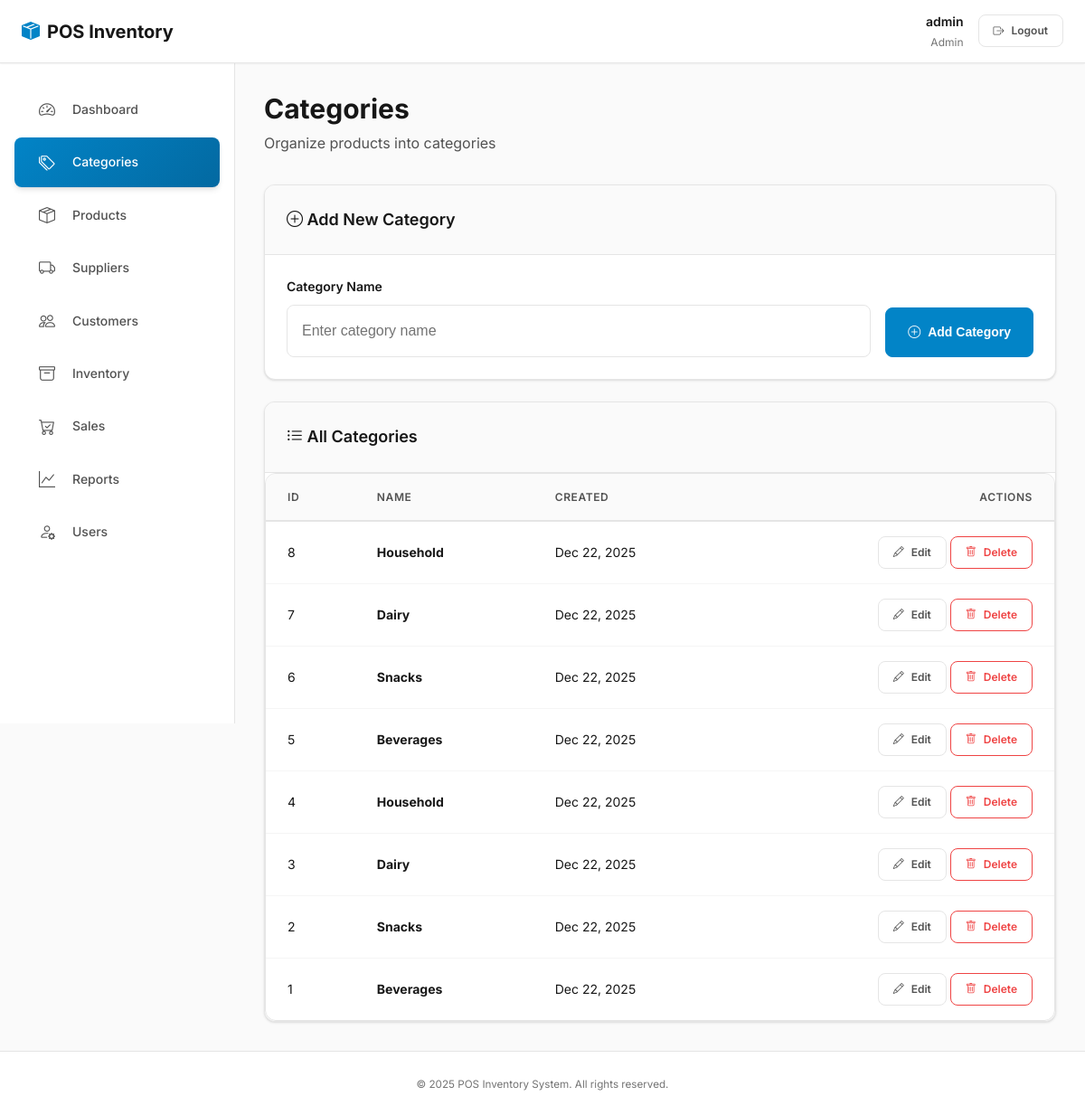
The page /index.php?page=categories (signed in) on the database its author committed.
### tables this page shows
CREATE TABLE `categories` (
  `category_id` int(11) NOT NULL,
  `category_name` varchar(100) NOT NULL,
  `created_at` timestamp NOT NULL DEFAULT current_timestamp()
);

### functions.php (called while the page is built, shortened)
<?php
function sanitize($value)
{
    return htmlspecialchars(trim((string)$value), ENT_QUOTES, 'UTF-8');
}
function is_logged_in()
{
    return !empty($_SESSION['user']);
}
function current_user()
{
    return $_SESSION['user'] ?? null;
}

### modules/categories.php (the view, shortened to what this page needs)
<?php
$editItem = null;
$categories = $conn->query('SELECT * FROM categories ORDER BY category_id DESC')->fetch_all(MYSQLI_ASSOC);
?>
<main>
    <div class="page-header">
        <h1 class="page-title">Categories</h1>
        <p class="page-subtitle">Organize products into categories</p>
    </div>
    <div class="card mb-4">
        <div class="card-header">
            <i class="bi bi-plus-circle"></i> <?php echo $editItem ? 'Edit Category' : 'Add New Category'; ?>
        </div>
        <div class="card-body">
            <form method="post" style="display: flex; gap: var(--spacing-md); align-items: flex-end; flex-wrap: wrap;">
                <div class="form-group" style="flex: 1; min-width: 250px; margin-bottom: 0;">
                    <label class="form-label">Category Name</label>
                    <input class="form-control" type="text" name="category_name" required value="<?php echo sanitize($editItem['category_name'] ?? ''); ?>" placeholder="Enter category name">
                </div>
                <div style="display: flex; gap: var(--spacing-md);">
                    <button class="btn btn-primary" type="submit">
                        <i class="bi bi-<?php echo $editItem ? 'check-circle' : 'plus-circle'; ?>"></i>
                        <?php echo $editItem ? 'Update' : 'Add Category'; ?>
                    </button>
                </div>
            </form>
        </div>
    </div>
    <div class="card">
        <div class="card-header">
            <i class="bi bi-list-ul"></i> All Categories
        </div>
        <div class="card-body" style="padding: 0;">
            <div class="table-container">
                <table class="table table-hover align-middle">
                    <thead>
                        <tr>
                            <th>ID</th>
                            <th>Name</th>
                            <th>Created</th>
                            <th class="text-end">Actions</th>
                        </tr>
                    </thead>
                    <tbody>
                        <?php if (empty($categories)): ?>
                            <tr>
                                <td colspan="4" class="text-center text-muted" style="padding: var(--spacing-2xl);">
                                    <i class="bi bi-inbox" style="font-size: var(--font-size-3xl); display: block; margin-bottom: var(--spacing-md); opacity: 0.5;"></i>
                                    No categories found. Add your first category above.
                                </td>
                            </tr>
                        <?php else: ?>
                            <?php foreach ($categories as $cat): ?>
                                <tr>
                                    <td><?php echo $cat['category_id']; ?></td>
                                    <td><strong><?php echo sanitize($cat['category_name']); ?></strong></td>
                                    <td><?php echo date('M d, Y', strtotime($cat['created_at'])); ?></td>
                                    <td class="text-end">
                                        <a class="btn btn-sm btn-outline-secondary" href="index.php?page=categories&edit=<?php echo $cat['category_id']; ?>">
                                            <i class="bi bi-pencil"></i> Edit
                                        </a>
                                        <a class="btn btn-sm btn-outline-danger" href="index.php?page=categories&delete=<?php echo $cat['category_id']; ?>" onclick="return confirm('Are you sure you want to delete this category?');">
                                            <i class="bi bi-trash"></i> Delete
                                        </a>
                                    </td>
                                </tr>
                            <?php endforeach; ?>
                        <?php endif; ?>
                    </tbody>
                </table>
            </div>
        </div>
    </div>
</main>

### includes/header.php (shortened to what this page needs)
<!DOCTYPE html>
<html lang="en">
<head>
    <link href="https://cdn.jsdelivr.net/npm/bootstrap-icons@1.11.3/font/bootstrap-icons.css" rel="stylesheet">
    <link rel="stylesheet" href="style.css">
</head>
<body>
<div class="app-wrapper">
<header class="navbar">
    <div class="navbar-brand">
        <i class="bi bi-box-seam-fill"></i>
        <span>POS Inventory</span>
    </div>
    <?php if (is_logged_in()): ?>
        <div class="navbar-user">
            <div class="user-info">
                <span class="user-name"><?php echo sanitize(current_user()['username']); ?></span>
                <span class="user-role"><?php echo sanitize(current_user()['role']); ?></span>
            </div>
            <a class="btn btn-outline-secondary btn-sm" href="index.php?page=logout">
                <i class="bi bi-box-arrow-right"></i>
                <span>Logout</span>
            </a>
        </div>
    <?php endif; ?>
</header>

### index.php (shortened to what this page needs)
<?php
$page = isset($_GET['page']) ? $_GET['page'] : 'dashboard';
include __DIR__ . '/includes/header.php';
?>
<div class="app-content-wrapper">
    <?php include __DIR__ . '/includes/nav.php'; ?>
    <div style="flex: 1; display: flex; flex-direction: column;">
        <div style="flex: 1;">
            <?php
            $allowedModules = [
                'dashboard',
                'categories',
                'products',
                'suppliers',
                'customers',
                'inventory',
                'sales',
                'reports',
                'users',
            ];
            if (in_array($page, $allowedModules, true)) {
                include __DIR__ . '/modules/' . $page . '.php';
            } else {
                echo '<main><div class="page-header"><h1 class="page-title">Page not found</h1></div></main>';
            }
            ?>
        </div>
    </div>
</div>
<?php
include __DIR__ . '/includes/footer.php';

### includes/nav.php
<?php if (is_logged_in()): ?>
<aside class="sidebar">
    <?php
    $pages = [
        'dashboard' => ['label' => 'Dashboard', 'icon' => 'bi-speedometer2'],
        'categories' => ['label' => 'Categories', 'icon' => 'bi-tags'],
        'products' => ['label' => 'Products', 'icon' => 'bi-box-seam'],
        'suppliers' => ['label' => 'Suppliers', 'icon' => 'bi-truck'],
        'customers' => ['label' => 'Customers', 'icon' => 'bi-people'],
        'inventory' => ['label' => 'Inventory', 'icon' => 'bi-archive'],
        'sales' => ['label' => 'Sales', 'icon' => 'bi-cart-check'],
        'reports' => ['label' => 'Reports', 'icon' => 'bi-graph-up'],
        'users' => ['label' => 'Users', 'icon' => 'bi-person-gear'],
    ];
    $current = isset($_GET['page']) ? $_GET['page'] : 'dashboard';
    ?>
    <ul class="sidebar-list">
        <?php foreach ($pages as $key => $meta): ?>
            <li>
                <a href="index.php?page=<?php echo $key; ?>"
                   class="list-group-item <?php echo $current === $key ? 'active' : ''; ?>">
                    <i class="bi <?php echo $meta['icon']; ?>"></i>
                    <span><?php echo $meta['label']; ?></span>
                </a>
            </li>
        <?php endforeach; ?>
    </ul>
</aside>
<?php endif; ?>

### includes/footer.php
<footer>
    <small>&copy; <?php echo date('Y'); ?> POS Inventory System. All rights reserved.</small>
</footer>
</div>
</body>
</html>

### rows shown on the page
categories: category_id "8", category_name "Household", created_at "Dec 22, 2025"
categories: category_id "7", category_name "Dairy", created_at "Dec 22, 2025"
categories: category_id "6", category_name "Snacks", created_at "Dec 22, 2025"
categories: category_id "5", category_name "Beverages", created_at "Dec 22, 2025"
categories: category_id "4", category_name "Household", created_at "Dec 22, 2025"
categories: category_id "3", category_name "Dairy", created_at "Dec 22, 2025"
categories: category_id "2", category_name "Snacks", created_at "Dec 22, 2025"
categories: category_id "1", category_name "Beverages", created_at "Dec 22, 2025"

### other values the page prints
current_user()['username'] "admin"
current_user()['role'] "Admin"
$meta['label'] "Dashboard"
$meta['label'] "Categories"
$meta['label'] "Products"
$meta['label'] "Suppliers"
$meta['label'] "Customers"
$meta['label'] "Inventory"
$meta['label'] "Sales"
$meta['label'] "Reports"
$meta['label'] "Users"
